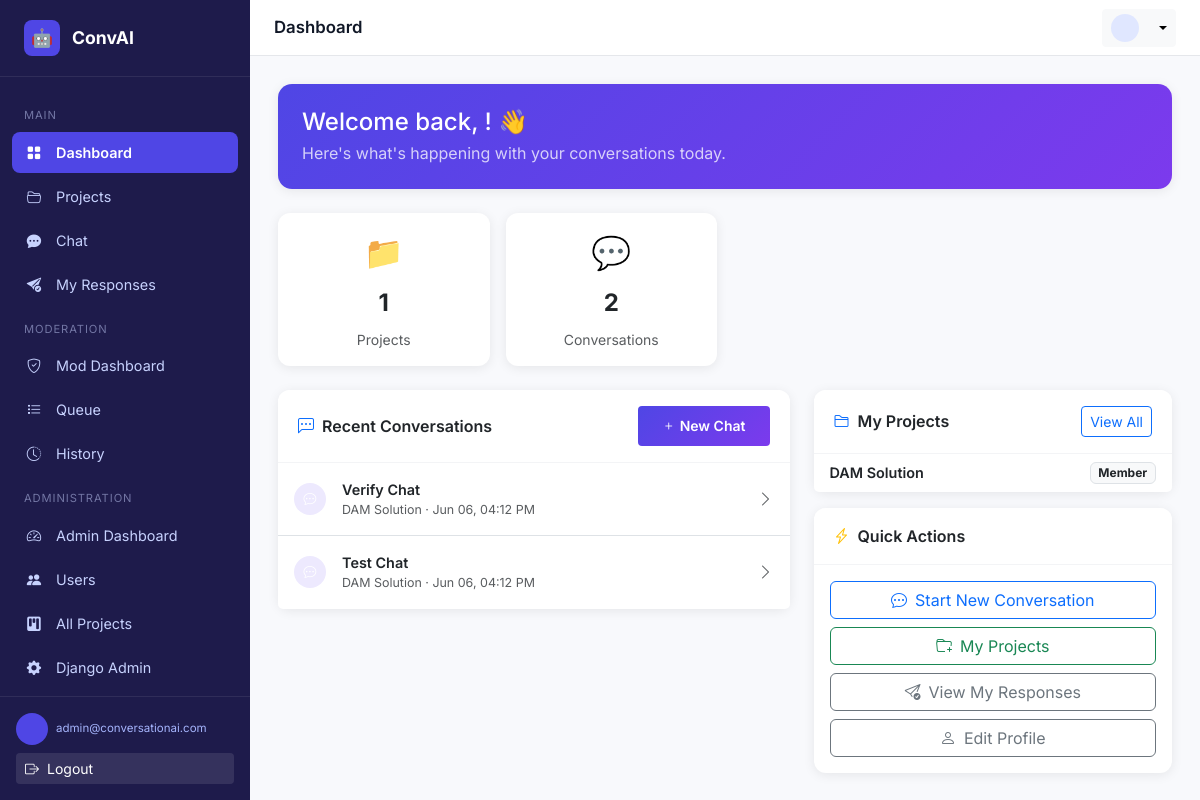
/dashboard/ (signed in), run on the app's committed database.
### apps/users/models.py (models this page shows, shortened)
class User(AbstractUser):
    ROLE_CHOICES = (
        ('user', 'Regular User'),
        ('moderator', 'Moderator'),
        ('admin', 'Administrator'),
    )
    role = models.CharField(max_length=20, choices=ROLE_CHOICES, default='user')
    is_active = models.BooleanField(default=True)
    created_at = models.DateTimeField(auto_now_add=True)
    updated_at = models.DateTimeField(auto_now=True)
    class Meta:
        verbose_name = 'User'
        verbose_name_plural = 'Users'

### apps/conversations/models.py (models this page shows, shortened)
class Conversation(models.Model):
    user = models.ForeignKey(User, on_delete=models.CASCADE, related_name='conversations')
    project = models.ForeignKey(Project, on_delete=models.CASCADE, related_name='conversations')
    title = models.CharField(max_length=255, blank=True, null=True)
    summary = models.TextField(blank=True, null=True)
    langchain_memory_key = models.CharField(max_length=255, blank=True, null=True, help_text="LangChain memory identifier")
    is_active = models.BooleanField(default=True)
    created_at = models.DateTimeField(auto_now_add=True)
    updated_at = models.DateTimeField(auto_now=True)
    class Meta:
        db_table = 'conversation'
        verbose_name = 'Conversation'
        verbose_name_plural = 'Conversations'
        ordering = ['-updated_at']

### apps/projects/models.py (models this page shows, shortened)
class Project(models.Model):
    owner = models.ForeignKey(User, on_delete=models.CASCADE, related_name='owned_projects')
    name = models.CharField(max_length=255)
    description = models.TextField(blank=True, null=True)
    is_active = models.BooleanField(default=True)
    created_at = models.DateTimeField(auto_now_add=True)
    updated_at = models.DateTimeField(auto_now=True)
    class Meta:
        db_table = 'project'
        verbose_name = 'Project'
        verbose_name_plural = 'Projects'
        ordering = ['-created_at']

class UserProject(models.Model):
    ROLE_CHOICES = (
        ('member', 'Member'),
        ('admin', 'Admin'),
    )
    user = models.ForeignKey(User, on_delete=models.CASCADE, related_name='user_projects')
    project = models.ForeignKey(Project, on_delete=models.CASCADE, related_name='members')
    role = models.CharField(max_length=20, choices=ROLE_CHOICES, default='member')
    joined_at = models.DateTimeField(auto_now_add=True)
    class Meta:
        db_table = 'user_project'
        verbose_name = 'User Project'
        verbose_name_plural = 'User Projects'
        unique_together = ('user', 'project')

### apps/frontend/views.py (the view)
    def wrapper(request, *args, **kwargs):
        if not request.user.is_authenticated:
            return redirect('frontend:login')
        return view_func(request, *args, **kwargs)

### apps/frontend/views.py (called while the page is built)
def login_required_decorator(view_func):
    def wrapper(request, *args, **kwargs):
        if not request.user.is_authenticated:
            return redirect('frontend:login')
        return view_func(request, *args, **kwargs)
    return wrapper

@login_required_decorator
def user_dashboard(request):
    user_projects = UserProject.objects.filter(user=request.user).select_related('project')
    recent_conversations = Conversation.objects.filter(user=request.user).order_by('-updated_at')[:5]
    context = {
        'projects': user_projects,
        'recent_conversations': recent_conversations,
    }
    return render(request, 'user/dashboard.html', context)

### templates/user/dashboard.html (shortened to what this page needs)
{% extends "base.html" %}
{% block page_title %}Dashboard{% endblock %}
{% block nav_dashboard %}active{% endblock %}
{% block content %}
<div class="card mb-4" style="background:linear-gradient(135deg,#4f46e5,#7c3aed);border-radius:14px;border:none">
  <div class="card-body p-4 text-white">
    <h4 class="mb-1">Welcome back, {{ user.first_name }}! 👋</h4>
    <p class="mb-0 opacity-75">Here's what's happening with your conversations today.</p>
  </div>
</div>
<div class="row g-3 mb-4">
  <div class="col-6 col-md-3">
    <div class="card">
      <div class="card-body text-center">
        <div style="font-size: 2rem;">📁</div>
        <div style="font-size: 1.5rem; font-weight: bold; margin: 0.5rem 0;">{{ projects|length }}</div>
        <div class="text-muted small">Projects</div>
      </div>
    </div>
  </div>
  <div class="col-6 col-md-3">
    <div class="card">
      <div class="card-body text-center">
        <div style="font-size: 2rem;">💬</div>
        <div style="font-size: 1.5rem; font-weight: bold; margin: 0.5rem 0;">{{ recent_conversations|length }}</div>
        <div class="text-muted small">Conversations</div>
      </div>
    </div>
  </div>
</div>
<div class="row g-4">
  <div class="col-md-7">
    <div class="card">
      <div class="card-header d-flex justify-content-between align-items-center">
        <span><i class="bi bi-chat-left-dots me-2 text-primary"></i>Recent Conversations</span>
        <a href="{% url 'frontend:user_chat' %}" class="btn btn-sm btn-primary">
          <i class="bi bi-plus me-1"></i>New Chat
        </a>
      </div>
      <div class="list-group list-group-flush">
        {% for conv in recent_conversations %}
        <a href="{% url 'frontend:user_chat_conversation' conv.id %}" class="list-group-item list-group-item-action d-flex align-items-center gap-3 py-3">
          <div class="avatar-sm bg-indigo text-white" style="background:#ede9fe;color:#5b21b6;flex-shrink:0">
            <i class="bi bi-chat-dots"></i>
          </div>
          <div class="flex-grow-1 overflow-hidden">
            <div class="fw-semibold text-truncate" style="font-size:.9rem">{{ conv.title|default:"Untitled conversation" }}</div>
            <div class="text-muted" style="font-size:.78rem">{{ conv.project.name }} · {{ conv.updated_at|date:"M d, h:i A" }}</div>
          </div>
          <i class="bi bi-chevron-right text-muted"></i>
        </a>
        {% empty %}
        <div class="p-4 text-center text-muted">
          <div style="font-size: 2rem; margin-bottom: 1rem;">💬</div>
          <p>No conversations yet.</p>
          <a href="{% url 'frontend:user_chat' %}" class="btn btn-sm btn-primary">Start your first chat!</a>
        </div>
        {% endfor %}
      </div>
    </div>
  </div>
  <div class="col-md-5">
    <div class="card mb-3">
      <div class="card-header d-flex justify-content-between align-items-center">
        <span><i class="bi bi-folder2 me-2 text-primary"></i>My Projects</span>
        <a href="{% url 'frontend:user_projects' %}" class="btn btn-sm btn-outline-primary">View All</a>
      </div>
      <ul class="list-group list-group-flush">
        {% for user_project in projects %}
        <li class="list-group-item d-flex justify-content-between align-items-center py-2">
          <a href="{% url 'frontend:user_project_detail' user_project.project.id %}" class="text-decoration-none text-dark fw-semibold" style="font-size:.9rem">{{ user_project.project.name }}</a>
          <span class="badge bg-light text-dark border">Member</span>
        </li>
        {% empty %}
        <li class="list-group-item text-center text-muted py-3">
          <small>No projects yet.</small>
        </li>
        {% endfor %}
      </ul>
    </div>
    <div class="card">
      <div class="card-header"><i class="bi bi-lightning-charge me-2 text-warning"></i>Quick Actions</div>
      <div class="card-body d-grid gap-2">
        <a href="{% url 'frontend:user_chat' %}" class="btn btn-outline-primary"><i class="bi bi-chat-dots me-2"></i>Start New Conversation</a>
        <a href="{% url 'frontend:user_projects' %}" class="btn btn-outline-success"><i class="bi bi-folder-plus me-2"></i>My Projects</a>
        <a href="{% url 'frontend:user_responses' %}" class="btn btn-outline-secondary"><i class="bi bi-send-check me-2"></i>View My Responses</a>
        <a href="{% url 'frontend:user_profile' %}" class="btn btn-outline-secondary"><i class="bi bi-person me-2"></i>Edit Profile</a>
      </div>
    </div>
  </div>
</div>
{% endblock %}

### templates/base.html (shortened to what this page needs)
{% load static %}
<!DOCTYPE html>
<html lang="en">
<head>
  <link href="https://cdn.jsdelivr.net/npm/bootstrap@5.3.2/dist/css/bootstrap.min.css" rel="stylesheet">
  <link href="https://cdn.jsdelivr.net/npm/bootstrap-icons@1.11.3/font/bootstrap-icons.min.css" rel="stylesheet">
  <link href="{% static 'css/style.css' %}" rel="stylesheet">
</head>
<body>
{% block body %}
{% if user.is_authenticated %}
<div class="layout-wrapper">
  <nav class="sidebar" id="sidebar">
    <a href="{% url 'frontend:user_dashboard' %}" class="sidebar-brand">
      <div class="brand-icon">🤖</div>
      ConvAI
    </a>
    <div class="sidebar-nav">
      <div>
        <div class="nav-section-label">Main</div>
        <ul class="nav flex-column">
          <li class="nav-item">
            <a href="{% url 'frontend:user_dashboard' %}" class="nav-link {% block nav_dashboard %}{% endblock %}">
              <span class="nav-icon"><i class="bi bi-grid-fill"></i></span> Dashboard
            </a>
          </li>
          <li class="nav-item">
            <a href="{% url 'frontend:user_projects' %}" class="nav-link {% block nav_projects %}{% endblock %}">
              <span class="nav-icon"><i class="bi bi-folder2-open"></i></span> Projects
            </a>
          </li>
          <li class="nav-item">
            <a href="{% url 'frontend:user_chat' %}" class="nav-link {% block nav_chat %}{% endblock %}">
              <span class="nav-icon"><i class="bi bi-chat-dots-fill"></i></span> Chat
            </a>
          </li>
          <li class="nav-item">
            <a href="{% url 'frontend:user_responses' %}" class="nav-link {% block nav_responses %}{% endblock %}">
              <span class="nav-icon"><i class="bi bi-send-check-fill"></i></span> My Responses
            </a>
          </li>
        </ul>
      </div>
      {% if user.role == 'moderator' or user.role == 'admin' %}
      <div>
        <div class="nav-section-label">Moderation</div>
        <ul class="nav flex-column">
          <li class="nav-item">
            <a href="{% url 'frontend:moderator_dashboard' %}" class="nav-link {% block nav_mod_dash %}{% endblock %}">
              <span class="nav-icon"><i class="bi bi-shield-check"></i></span> Mod Dashboard
            </a>
          </li>
          <li class="nav-item">
            <a href="{% url 'frontend:moderator_queue' %}" class="nav-link {% block nav_queue %}{% endblock %}">
              <span class="nav-icon"><i class="bi bi-list-task"></i></span> Queue
            </a>
          </li>
          <li class="nav-item">
            <a href="{% url 'frontend:moderator_history' %}" class="nav-link {% block nav_history %}{% endblock %}">
              <span class="nav-icon"><i class="bi bi-clock-history"></i></span> History
            </a>
          </li>
        </ul>
      </div>
      {% endif %}
      {% if user.role == 'admin' %}
      <div>
        <div class="nav-section-label">Administration</div>
        <ul class="nav flex-column">
          <li class="nav-item">
            <a href="{% url 'frontend:admin_dashboard' %}" class="nav-link {% block nav_admin_dash %}{% endblock %}">
              <span class="nav-icon"><i class="bi bi-speedometer2"></i></span> Admin Dashboard
            </a>
          </li>
          <li class="nav-item">
            <a href="{% url 'frontend:admin_users' %}" class="nav-link {% block nav_admin_users %}{% endblock %}">
              <span class="nav-icon"><i class="bi bi-people-fill"></i></span> Users
            </a>
          </li>
          <li class="nav-item">
            <a href="{% url 'frontend:admin_projects' %}" class="nav-link {% block nav_admin_projects %}{% endblock %}">
              <span class="nav-icon"><i class="bi bi-kanban-fill"></i></span> All Projects
            </a>
          </li>
          <li class="nav-item">
            <a href="/admin/" target="_blank" class="nav-link">
              <span class="nav-icon"><i class="bi bi-gear-fill"></i></span> Django Admin
            </a>
          </li>
        </ul>
      </div>
      {% endif %}
    </div>
    <div class="sidebar-footer">
      <div class="d-flex align-items-center gap-2 mb-2">
        <div class="avatar-sm bg-indigo text-white" style="background:#4f46e5">
        </div>
        <div class="text-truncate">
          <div class="navbar-user-email" style="font-size:.72rem;color:#a5b4fc;">{{ user.email }}</div>
        </div>
      </div>
      <a href="{% url 'frontend:logout' %}" class="btn btn-sm w-100 text-start text-white" style="background:rgba(255,255,255,.1)">
        <i class="bi bi-box-arrow-right me-2"></i>Logout
      </a>
    </div>
  </nav>
  <div class="main-content">
    <div class="topbar">
      <span class="topbar-title">{% block page_title %}Dashboard{% endblock %}</span>
      <div class="dropdown">
        <button class="btn btn-sm btn-light dropdown-toggle d-flex align-items-center gap-2" data-bs-toggle="dropdown">
          <div class="avatar-sm" style="background:#e0e7ff;color:#4f46e5;width:28px;height:28px;font-size:.75rem">
          </div>
        </button>
      </div>
    </div>
    <div class="page-content">
      {% block content %}{% endblock %}
    </div>
  </div>
</div>
{% endif %}
{% endblock body %}
</body>
</html>

### static/css/style.css (style rules this page uses)
:root { --sidebar-width: 250px; --primary: #4f46e5; --primary-dark: #3730a3; --sidebar-bg: #1e1b4b; --sidebar-text: #c7d2fe; --sidebar-active: #4f46e5; --topbar-height: 56px; --card-shadow: 0 2px 12px rgba(0,0,0,.08); }
body { font-family: 'Inter', 'Segoe UI', system-ui, sans-serif; background: #f8f9fc; }
.layout-wrapper { display: flex; min-height: 100vh; }
.sidebar { width: var(--sidebar-width); background: var(--sidebar-bg); color: var(--sidebar-text); display: flex; flex-direction: column; position: fixed; top: 0; left: 0; height: 100vh; z-index: 1000; transition: transform .3s ease; }
.sidebar-brand { padding: 1.25rem 1.5rem; border-bottom: 1px solid rgba(255,255,255,.08); display: flex; align-items: center; gap: .75rem; font-weight: 700; font-size: 1.1rem; color: #fff; text-decoration: none; }
.sidebar-brand .brand-icon { width: 36px; height: 36px; background: var(--primary); border-radius: 8px; display: flex; align-items: center; justify-content: center; font-size: 1.1rem; }
.sidebar-nav { flex: 1; padding: 1rem 0; overflow-y: auto; }
.sidebar-nav .nav-section-label { padding: .4rem 1.5rem; font-size: .7rem; letter-spacing: .08em; text-transform: uppercase; color: rgba(199, 210, 254, .5); margin-top: .5rem; }
.sidebar-nav .nav-item { margin: .1rem .75rem; }
.sidebar-nav .nav-link { color: var(--sidebar-text); padding: .6rem .75rem; border-radius: 8px; display: flex; align-items: center; gap: .75rem; font-size: .9rem; transition: all .2s; text-decoration: none; }
.sidebar-nav .nav-link.active { background: var(--sidebar-active); color: #fff; font-weight: 600; }
.sidebar-nav .nav-link .nav-icon { width: 20px; text-align: center; flex-shrink: 0; }
.sidebar-footer { padding: 1rem; border-top: 1px solid rgba(255,255,255,.08); }
.main-content { margin-left: var(--sidebar-width); flex: 1; display: flex; flex-direction: column; min-height: 100vh; }
.topbar { height: var(--topbar-height); background: #fff; border-bottom: 1px solid #e5e7eb; display: flex; align-items: center; padding: 0 1.5rem; position: sticky; top: 0; z-index: 100; gap: 1rem; }
.topbar-title { font-weight: 600; font-size: 1.05rem; color: #111827; }
.page-content { padding: 1.75rem; }
.card { border: none; box-shadow: var(--card-shadow); border-radius: 12px; }
.card-header { background: #fff; border-bottom: 1px solid #f3f4f6; border-radius: 12px 12px 0 0 !important; padding: 1rem 1.25rem; font-weight: 600; }
.btn-primary { background: linear-gradient(135deg, #4f46e5, #7c3aed); border: none; font-weight: 600; padding: .6rem 1.5rem; }
.avatar-sm { width: 32px; height: 32px; border-radius: 50%; display: flex; align-items: center; justify-content: center; font-weight: 700; font-size: .8rem; }

### data on the page
User: email "admin@conversationai.com"
Conversation: title "Verify Chat", project.name "DAM Solution", updated_at "Jun 06, 04:12 PM"
Conversation: title "Test Chat", project.name "DAM Solution", updated_at "Jun 06, 04:12 PM"
UserProject: project.name "DAM Solution"

### other printed values
{{ projects|length }} "1"
{{ recent_conversations|length }} "2"
